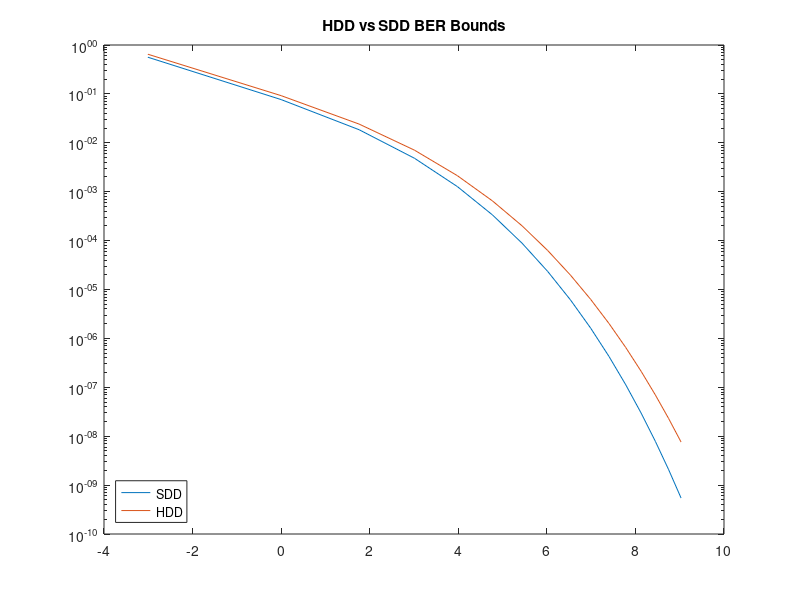

Recreate this plot in MATLAB.
%This computes the Viterbi Algorithm HDD and SDD upper bound on BER
clear all;
k = 1;
dfree = 8;
No = 1;
count = 1;
Rc = 1/3;

for Eb = 0.5:0.5:8
    P = 1-cdf('normal',0,sqrt(Eb),No);
    Y1 = exp(-1*Eb/No*Rc);
    Y2 = sqrt(4*P*(1-P));
    Bdfree = 1;
    
    SDDber(1,count) = 1/k*((Y1)^8+6*(Y1)^21+9*(Y1)^26);
    HDDber(1,count) = 1/k*((Y2)^8+6*(Y2)^21+9*(Y2)^26);
    
    EbdB(1,count) = 10*log10(Eb);
    count = count + 1;
end


semilogy(EbdB,SDDber);
hold on
semilogy(EbdB,HDDber);
title('HDD vs SDD BER Bounds');
legend('SDD','HDD','Location','southwest');
